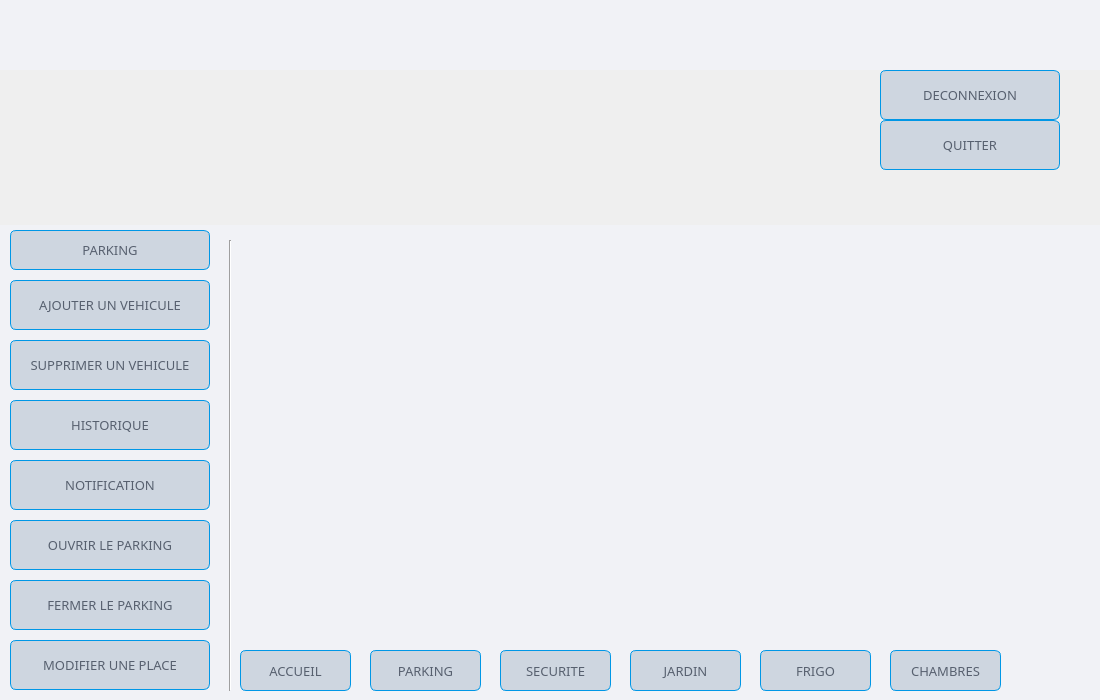
<?xml version="1.0" encoding="UTF-8"?>
<ui version="4.0">
 <class>Jardin</class>
 <widget class="QWidget" name="Jardin">
  <property name="geometry">
   <rect>
    <x>0</x>
    <y>0</y>
    <width>1100</width>
    <height>700</height>
   </rect>
  </property>
  <property name="windowTitle">
   <string>Form</string>
  </property>
  <property name="styleSheet">
   <string notr="true">QPushButton
{
    color: #57606f;
    background-color: #ced6e0;
    border-width: 1px;
    border-color: #0097e6;
    border-style: solid;
    border-radius: 6;
    padding: 3px;
    padding-left: 5px;
    padding-right: 5px;
	font-size:13px;
	font-family:Kozuka Gothic Pr6N B;
	font-style:bold;
}

QPushButton::hover
{
    border: 2px solid QLinearGradient( x1: 0, y1: 0, x2: 0, y2: 1, stop: 0 #ffa02f, stop: 1 #d7801a);;
	background-color:#f1f2f6;
	color:QLinearGradient( x1: 0, y1: 0, x2: 0, y2: 1, stop: 0 #ffa02f, stop: 1 #d7801a);
}
QLabel
{
	color: QLinearGradient( x1: 0, y1: 0, x2: 0, y2: 1, stop: 0 #2d2d2d, stop: 0.1 #2b2b2b, stop: 0.5 #292929, stop: 0.9 #282828, stop: 1 #252525);;
	font-size:18px;
	font-family:Kozuka Gothic Pr6N B;
	font-style:bold;
}</string>
  </property>
  <widget class="Line" name="line_8">
   <property name="geometry">
    <rect>
     <x>220</x>
     <y>240</y>
     <width>20</width>
     <height>451</height>
    </rect>
   </property>
   <property name="orientation">
    <enum>Qt::Vertical</enum>
   </property>
  </widget>
  <widget class="QPushButton" name="pushButton_parking">
   <property name="geometry">
    <rect>
     <x>370</x>
     <y>650</y>
     <width>111</width>
     <height>41</height>
    </rect>
   </property>
   <property name="cursor">
    <cursorShape>PointingHandCursor</cursorShape>
   </property>
   <property name="styleSheet">
    <string notr="true"/>
   </property>
   <property name="text">
    <string>PARKING</string>
   </property>
   <property name="icon">
    <iconset resource="ressources.qrc">
     <normaloff>:/img_interface/parking (1).png</normaloff>:/img_interface/parking (1).png</iconset>
   </property>
   <property name="iconSize">
    <size>
     <width>30</width>
     <height>30</height>
    </size>
   </property>
  </widget>
  <widget class="QLabel" name="label_logo_3">
   <property name="geometry">
    <rect>
     <x>27</x>
     <y>13</y>
     <width>171</width>
     <height>50</height>
    </rect>
   </property>
   <property name="styleSheet">
    <string notr="true"> background-color: transparent;
border-image:url(:/img_parking/New folder/home.png);
background: none;
border: none;
background-repeat: none;</string>
   </property>
   <property name="text">
    <string/>
   </property>
  </widget>
  <widget class="QPushButton" name="pushButton_accueil">
   <property name="geometry">
    <rect>
     <x>240</x>
     <y>650</y>
     <width>111</width>
     <height>41</height>
    </rect>
   </property>
   <property name="text">
    <string>ACCUEIL</string>
   </property>
   <property name="icon">
    <iconset resource="ressources.qrc">
     <normaloff>:/img_parking/Nouveau dossier/home-icon-silhouette.png</normaloff>:/img_parking/Nouveau dossier/home-icon-silhouette.png</iconset>
   </property>
   <property name="iconSize">
    <size>
     <width>30</width>
     <height>30</height>
    </size>
   </property>
  </widget>
  <widget class="QStackedWidget" name="stackedWidget_2">
   <property name="geometry">
    <rect>
     <x>240</x>
     <y>225</y>
     <width>861</width>
     <height>411</height>
    </rect>
   </property>
   <property name="styleSheet">
    <string notr="true">QTabWidget::pane { /* The tab widget frame */
    border-top: 2px solid #C2C7CB;
    position: absolute;
    top: -0.5em;
}

QTabWidget::tab-bar {
    alignment: center;
}

QTabBar::tab {
    background: #95a5a6;
 color:white ;
    border: 2px solid #C4C4C3;
    border-bottom-color: #C2C7CB; /* same as the pane color */
    border-top-left-radius: 4px;
    border-top-right-radius: 4px;
    min-width: 8ex;
    padding: 2px;
}

QTabBar::tab:selected, QTabBar::tab:hover {
    background:QLinearGradient( x1: 0, y1: 0, x2: 0, y2: 1, stop: 0 #565656, stop: 0.1 #525252, stop: 0.5 #4e4e4e, stop: 0.9 #4a4a4a, stop: 1 #464646);
color:#b1b1b1;
}

QTabBar::tab:selected {
    border-color: #9B9B9B;
    border-bottom-color: #C2C7CB; /* same as pane color */
}


QTabBar::scroller { /* the width of the scroll buttons */
    width: 20px;
}

QTabBar QToolButton { /* the scroll buttons are tool buttons */
    border-image: url(scrollbutton.png) 2;
    border-width: 2px;
}


QHeaderView::section
 {
	
    background-color: QLinearGradient( x1: 0, y1: 0, x2: 0, y2: 1, stop: 0 #565656, stop: 0.1 #525252, stop: 0.5 #4e4e4e, stop: 0.9 #4a4a4a, stop: 1 #464646);
    color: white;
    padding-left: 4px;
    border: 1px solid #6c6c6c;
}

QTableView
{
	background-color:#95a5a6;
	 selection-background-color:#d35400;
}

QLineEdit
{
 	border: 1px solid #1e1e1e;
    border-radius: 6;
	border: 2px solid #0097e6;
}
QLineEdit::activated
{
border: 2px solid #0097e6;
}
</string>
   </property>
   <property name="currentIndex">
    <number>0</number>
   </property>
   <widget class="QWidget" name="alertes"/>
  </widget>
  <widget class="QPushButton" name="pushButton_historique">
   <property name="geometry">
    <rect>
     <x>10</x>
     <y>400</y>
     <width>200</width>
     <height>50</height>
    </rect>
   </property>
   <property name="cursor">
    <cursorShape>PointingHandCursor</cursorShape>
   </property>
   <property name="styleSheet">
    <string notr="true"/>
   </property>
   <property name="text">
    <string>HISTORIQUE</string>
   </property>
   <property name="icon">
    <iconset resource="ressources.qrc">
     <normaloff>:/img_parking/Nouveau dossier/medical-notes-symbol-of-a-list-paper-on-a-clipboard (1).png</normaloff>:/img_parking/Nouveau dossier/medical-notes-symbol-of-a-list-paper-on-a-clipboard (1).png</iconset>
   </property>
   <property name="iconSize">
    <size>
     <width>30</width>
     <height>30</height>
    </size>
   </property>
  </widget>
  <widget class="QPushButton" name="pushButton_jardin">
   <property name="geometry">
    <rect>
     <x>630</x>
     <y>650</y>
     <width>111</width>
     <height>41</height>
    </rect>
   </property>
   <property name="cursor">
    <cursorShape>PointingHandCursor</cursorShape>
   </property>
   <property name="styleSheet">
    <string notr="true"/>
   </property>
   <property name="text">
    <string>JARDIN</string>
   </property>
   <property name="icon">
    <iconset resource="ressources.qrc">
     <normaloff>:/img_interface/seeding (1).png</normaloff>:/img_interface/seeding (1).png</iconset>
   </property>
   <property name="iconSize">
    <size>
     <width>30</width>
     <height>30</height>
    </size>
   </property>
  </widget>
  <widget class="QPushButton" name="pushButton_securite">
   <property name="geometry">
    <rect>
     <x>500</x>
     <y>650</y>
     <width>111</width>
     <height>41</height>
    </rect>
   </property>
   <property name="cursor">
    <cursorShape>PointingHandCursor</cursorShape>
   </property>
   <property name="styleSheet">
    <string notr="true"/>
   </property>
   <property name="text">
    <string>SECURITE</string>
   </property>
   <property name="icon">
    <iconset resource="ressources.qrc">
     <normaloff>:/img_interface/shield (1).png</normaloff>:/img_interface/shield (1).png</iconset>
   </property>
   <property name="iconSize">
    <size>
     <width>30</width>
     <height>30</height>
    </size>
   </property>
  </widget>
  <widget class="QPushButton" name="pushButton_supprimer">
   <property name="geometry">
    <rect>
     <x>10</x>
     <y>340</y>
     <width>200</width>
     <height>50</height>
    </rect>
   </property>
   <property name="cursor">
    <cursorShape>PointingHandCursor</cursorShape>
   </property>
   <property name="styleSheet">
    <string notr="true"/>
   </property>
   <property name="text">
    <string>SUPPRIMER UN VEHICULE</string>
   </property>
   <property name="icon">
    <iconset resource="ressources.qrc">
     <normaloff>:/img_parking/Nouveau dossier/error (1).png</normaloff>:/img_parking/Nouveau dossier/error (1).png</iconset>
   </property>
   <property name="iconSize">
    <size>
     <width>30</width>
     <height>30</height>
    </size>
   </property>
  </widget>
  <widget class="QPushButton" name="pushButton_conn">
   <property name="geometry">
    <rect>
     <x>1000</x>
     <y>12</y>
     <width>41</width>
     <height>47</height>
    </rect>
   </property>
   <property name="cursor">
    <cursorShape>PointingHandCursor</cursorShape>
   </property>
   <property name="styleSheet">
    <string notr="true">#pushButton_conn
{
  background-color: transparent;
border-image:url(:/img_parking/Nouveau dossier/round-account-button-with-user-inside (1).png);

border: none;
background-repeat: none;
}
#pushButton_conn::hover
{
  border-image:url(:/img_parking/Nouveau dossier/round-account-button-with-user-inside.png);
}</string>
   </property>
   <property name="text">
    <string/>
   </property>
  </widget>
  <widget class="QPushButton" name="pushButton_ajouter">
   <property name="geometry">
    <rect>
     <x>10</x>
     <y>280</y>
     <width>200</width>
     <height>50</height>
    </rect>
   </property>
   <property name="cursor">
    <cursorShape>PointingHandCursor</cursorShape>
   </property>
   <property name="styleSheet">
    <string notr="true"/>
   </property>
   <property name="text">
    <string>AJOUTER UN VEHICULE</string>
   </property>
   <property name="icon">
    <iconset resource="ressources.qrc">
     <normaloff>:/img_parking/Nouveau dossier/car (1).png</normaloff>:/img_parking/Nouveau dossier/car (1).png</iconset>
   </property>
   <property name="iconSize">
    <size>
     <width>30</width>
     <height>30</height>
    </size>
   </property>
  </widget>
  <widget class="QPushButton" name="pushButton_deconnexio">
   <property name="geometry">
    <rect>
     <x>880</x>
     <y>70</y>
     <width>180</width>
     <height>50</height>
    </rect>
   </property>
   <property name="cursor">
    <cursorShape>PointingHandCursor</cursorShape>
   </property>
   <property name="styleSheet">
    <string notr="true"/>
   </property>
   <property name="text">
    <string>DECONNEXION</string>
   </property>
   <property name="icon">
    <iconset>
     <normaloff>img_interface/exit.png</normaloff>img_interface/exit.png</iconset>
   </property>
   <property name="iconSize">
    <size>
     <width>30</width>
     <height>30</height>
    </size>
   </property>
  </widget>
  <widget class="QLabel" name="label_entete_3">
   <property name="geometry">
    <rect>
     <x>0</x>
     <y>0</y>
     <width>1100</width>
     <height>70</height>
    </rect>
   </property>
   <property name="styleSheet">
    <string notr="true"> background-color:#f1f2f6;
border-image:url(:/img_parking/entete.png);
/*background: none;*/
border: none;
background-repeat: none;
</string>
   </property>
   <property name="text">
    <string/>
   </property>
  </widget>
  <widget class="QPushButton" name="pushButton_vide">
   <property name="geometry">
    <rect>
     <x>10</x>
     <y>230</y>
     <width>200</width>
     <height>40</height>
    </rect>
   </property>
   <property name="cursor">
    <cursorShape>PointingHandCursor</cursorShape>
   </property>
   <property name="styleSheet">
    <string notr="true"/>
   </property>
   <property name="text">
    <string>PARKING</string>
   </property>
   <property name="icon">
    <iconset resource="ressources.qrc">
     <normaloff>:/img_parking/Nouveau dossier/placeholder (1).png</normaloff>:/img_parking/Nouveau dossier/placeholder (1).png</iconset>
   </property>
   <property name="iconSize">
    <size>
     <width>30</width>
     <height>30</height>
    </size>
   </property>
  </widget>
  <widget class="QPushButton" name="pushButton_frigo">
   <property name="geometry">
    <rect>
     <x>760</x>
     <y>650</y>
     <width>111</width>
     <height>41</height>
    </rect>
   </property>
   <property name="cursor">
    <cursorShape>PointingHandCursor</cursorShape>
   </property>
   <property name="styleSheet">
    <string notr="true"/>
   </property>
   <property name="text">
    <string>FRIGO</string>
   </property>
   <property name="icon">
    <iconset resource="ressources.qrc">
     <normaloff>:/img_interface/fridge (1).png</normaloff>:/img_interface/fridge (1).png</iconset>
   </property>
   <property name="iconSize">
    <size>
     <width>30</width>
     <height>30</height>
    </size>
   </property>
  </widget>
  <widget class="QPushButton" name="pushButton_chambre">
   <property name="geometry">
    <rect>
     <x>890</x>
     <y>650</y>
     <width>111</width>
     <height>41</height>
    </rect>
   </property>
   <property name="cursor">
    <cursorShape>PointingHandCursor</cursorShape>
   </property>
   <property name="styleSheet">
    <string notr="true"/>
   </property>
   <property name="text">
    <string>CHAMBRES</string>
   </property>
   <property name="icon">
    <iconset resource="ressources.qrc">
     <normaloff>:/img_interface/hotel (1).png</normaloff>:/img_interface/hotel (1).png</iconset>
   </property>
   <property name="iconSize">
    <size>
     <width>30</width>
     <height>30</height>
    </size>
   </property>
  </widget>
  <widget class="QPushButton" name="pushButton_ouvrir">
   <property name="geometry">
    <rect>
     <x>10</x>
     <y>520</y>
     <width>200</width>
     <height>50</height>
    </rect>
   </property>
   <property name="cursor">
    <cursorShape>PointingHandCursor</cursorShape>
   </property>
   <property name="styleSheet">
    <string notr="true"/>
   </property>
   <property name="text">
    <string>OUVRIR LE PARKING</string>
   </property>
   <property name="icon">
    <iconset resource="ressources.qrc">
     <normaloff>:/img_parking/Nouveau dossier/garage (1).png</normaloff>:/img_parking/Nouveau dossier/garage (1).png</iconset>
   </property>
   <property name="iconSize">
    <size>
     <width>30</width>
     <height>30</height>
    </size>
   </property>
  </widget>
  <widget class="QLabel" name="labelAccueil_3">
   <property name="geometry">
    <rect>
     <x>0</x>
     <y>0</y>
     <width>1100</width>
     <height>225</height>
    </rect>
   </property>
   <property name="styleSheet">
    <string notr="true">border-image:url(:/img_interface/059a946dab9d6c149b16115f8f06cadf.jpg);</string>
   </property>
   <property name="text">
    <string/>
   </property>
  </widget>
  <widget class="QPushButton" name="pushButton_alerte">
   <property name="geometry">
    <rect>
     <x>10</x>
     <y>460</y>
     <width>200</width>
     <height>50</height>
    </rect>
   </property>
   <property name="cursor">
    <cursorShape>PointingHandCursor</cursorShape>
   </property>
   <property name="styleSheet">
    <string notr="true"/>
   </property>
   <property name="text">
    <string>NOTIFICATION</string>
   </property>
   <property name="icon">
    <iconset resource="ressources.qrc">
     <normaloff>:/img_parking/Nouveau dossier/alarm.png</normaloff>:/img_parking/Nouveau dossier/alarm.png</iconset>
   </property>
   <property name="iconSize">
    <size>
     <width>30</width>
     <height>30</height>
    </size>
   </property>
  </widget>
  <widget class="QPushButton" name="pushButton_quitter">
   <property name="geometry">
    <rect>
     <x>880</x>
     <y>120</y>
     <width>180</width>
     <height>50</height>
    </rect>
   </property>
   <property name="cursor">
    <cursorShape>PointingHandCursor</cursorShape>
   </property>
   <property name="styleSheet">
    <string notr="true"/>
   </property>
   <property name="text">
    <string>QUITTER</string>
   </property>
   <property name="icon">
    <iconset resource="ressources.qrc">
     <normaloff>:/img_interface/power-button-off.png</normaloff>:/img_interface/power-button-off.png</iconset>
   </property>
   <property name="iconSize">
    <size>
     <width>30</width>
     <height>30</height>
    </size>
   </property>
  </widget>
  <widget class="QLabel" name="label_corps">
   <property name="geometry">
    <rect>
     <x>0</x>
     <y>225</y>
     <width>1100</width>
     <height>475</height>
    </rect>
   </property>
   <property name="font">
    <font>
     <family>Kozuka Gothic Pr6N B</family>
     <pointsize>-1</pointsize>
    </font>
   </property>
   <property name="styleSheet">
    <string notr="true">/*border-image:url(:/img_parking/orange-linear-gradient-1920x1080-c2-ff4500-ff8c00-a-330-f-14.png);
background-color: QLinearGradient( x1: 0, y1: 0, x2: 0, y2: 1, stop: 0 #565656, stop: 0.1 #525252, stop: 0.5 #4e4e4e, stop: 0.9 #4a4a4a, stop: 1 #464646);
/*border-image:url(:/img_parking/orange-linear-gradient-1920x1080-c2-ff4500-ff8c00-a-330-f-14.png);*/
border: none;
background-repeat: none;
 background-color:#f1f2f6;</string>
   </property>
   <property name="text">
    <string/>
   </property>
  </widget>
  <widget class="QPushButton" name="pushButton_fermer">
   <property name="geometry">
    <rect>
     <x>10</x>
     <y>580</y>
     <width>200</width>
     <height>50</height>
    </rect>
   </property>
   <property name="cursor">
    <cursorShape>PointingHandCursor</cursorShape>
   </property>
   <property name="styleSheet">
    <string notr="true"/>
   </property>
   <property name="text">
    <string>FERMER LE PARKING</string>
   </property>
   <property name="icon">
    <iconset resource="ressources.qrc">
     <normaloff>:/img_parking/Nouveau dossier/garage (3).png</normaloff>:/img_parking/Nouveau dossier/garage (3).png</iconset>
   </property>
   <property name="iconSize">
    <size>
     <width>30</width>
     <height>30</height>
    </size>
   </property>
  </widget>
  <widget class="QPushButton" name="pushButton_modifier">
   <property name="geometry">
    <rect>
     <x>10</x>
     <y>640</y>
     <width>200</width>
     <height>50</height>
    </rect>
   </property>
   <property name="cursor">
    <cursorShape>PointingHandCursor</cursorShape>
   </property>
   <property name="styleSheet">
    <string notr="true"/>
   </property>
   <property name="text">
    <string>MODIFIER UNE PLACE</string>
   </property>
   <property name="icon">
    <iconset resource="ressources.qrc">
     <normaloff>:/img_parking/Nouveau dossier/user (1).png</normaloff>:/img_parking/Nouveau dossier/user (1).png</iconset>
   </property>
   <property name="iconSize">
    <size>
     <width>30</width>
     <height>30</height>
    </size>
   </property>
  </widget>
  <zorder>labelAccueil_3</zorder>
  <zorder>label_entete_3</zorder>
  <zorder>label_corps</zorder>
  <zorder>label_logo_3</zorder>
  <zorder>pushButton_parking</zorder>
  <zorder>pushButton_ajouter</zorder>
  <zorder>pushButton_deconnexio</zorder>
  <zorder>pushButton_historique</zorder>
  <zorder>pushButton_accueil</zorder>
  <zorder>pushButton_chambre</zorder>
  <zorder>pushButton_jardin</zorder>
  <zorder>pushButton_supprimer</zorder>
  <zorder>stackedWidget_2</zorder>
  <zorder>pushButton_conn</zorder>
  <zorder>pushButton_securite</zorder>
  <zorder>pushButton_fermer</zorder>
  <zorder>pushButton_quitter</zorder>
  <zorder>pushButton_alerte</zorder>
  <zorder>pushButton_vide</zorder>
  <zorder>pushButton_ouvrir</zorder>
  <zorder>pushButton_modifier</zorder>
  <zorder>pushButton_frigo</zorder>
  <zorder>line_8</zorder>
 </widget>
 <resources>
  <include location="ressources.qrc"/>
 </resources>
 <connections/>
</ui>
